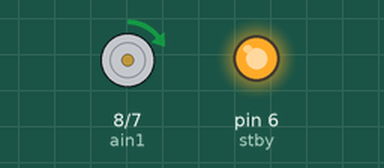
Recording of a sketch running on a simulated Arduino Uno, built with avr-gcc and run on an emulated ATmega328P. On the bench: motor-driver pin pairs drawn as motors (green arrow = first pin HIGH = forward, orange = second pin HIGH = backward, longer = more drive, scaled by the enable pin, stopped while the standby pin is LOW), output pins drawn as LEDs (lit = HIGH).

Above: at 0.05 s.
At 8.5 s:
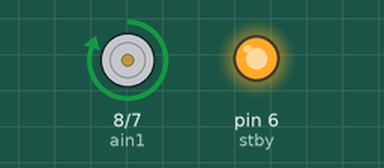
At 26.6 s:
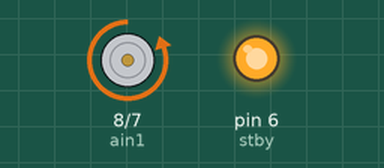
At 39.93 s:
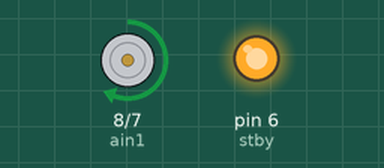
Timing chart, 0 to 40.0 s (numbered marks = the images above):
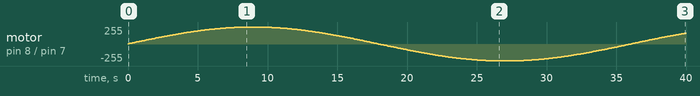

The sketch:

SimpleDC_Example.ino.ino
```cpp
int ain1 = 8, ain2 = 7, stby = 6, pwmpin = 10;


int pwm_width, theta = 0;

void setup() {
        pinMode(ain1, OUTPUT);
        pinMode(ain2, OUTPUT);
        pinMode(stby, OUTPUT);
        pinMode(pwmpin, OUTPUT);
        digitalWrite(stby, HIGH);

  //-------------------------------------------------------------------------------------//
  //----------- Scale up PWM frequency to avoid annoying high pitch motor noise ---------//
  //-------------------------------------------------------------------------------------//

  int Eraser = 7; // this is 111 in binary and is used as an eraser  TCCRnB where n
  int Prescaler = 2;// this could be a number in [1 , 5]. In this case, 3 is the default and corresponds in binary to 011.
  TCCR1B &= ~Eraser; // this operation (AND plus NOT),  set the three bits in TCCR3B to 0
  TCCR1B |= Prescaler;//this operation (OR), replaces the last three bits in TCCR2B with our new value 011

}
void loop() {

        theta += 1;
        pwm_width = sin(theta*3.14/180)*255;
        if (pwm_width <= 0){
            digitalWrite(ain1, LOW);
            digitalWrite(ain2, HIGH);
        }
        else{
            digitalWrite(ain1, HIGH);
            digitalWrite(ain2, LOW);
             }

        analogWrite(pwmpin, abs(pwm_width));
        if (theta >= 360){
          theta = 0;
        }

        delay(100);


}
```

Measured:
- by itself, motor on pin 8 (ain1) / pin 7 (ain2): stopped → forward 4/255 at 0.00 s, → forward 8/255 0.10 s later, → forward 13/255 0.10 s later, → forward 17/255 0.10 s later, … (372 changes in this stretch)
